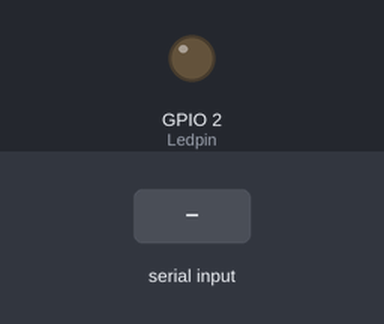
The sketch below on a simulated ESP32. Shown: output pins drawn as LEDs (lit = HIGH). The test bench sets the inputs (shaded band). WiFi joins after 1.5 s; servers stay silent unless stated; what the sketch prints to the serial monitor is not drawn.

Above: at 2.7 s.
2.8 s: "alarm\n" received over the second serial link
At 3.2 s:
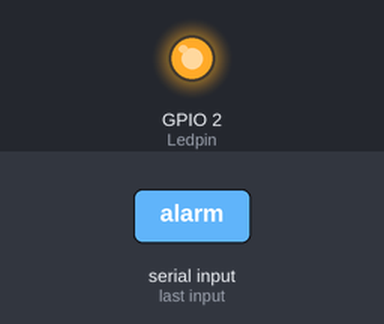
8.3 s: "czuwanie\n" received over the second serial link
At 8.6 s:
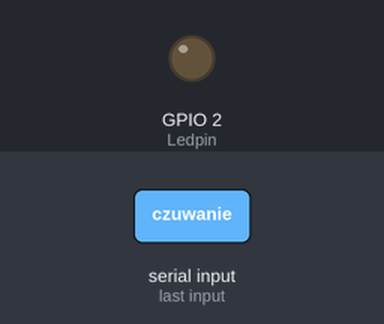
Timing chart, 0 to 11.3 s (numbered marks = the images above; inputs shaded):
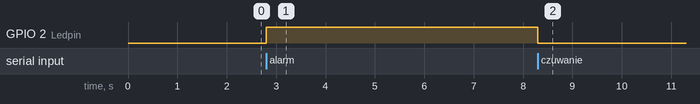

Measured:
- after the input at 2.8 s, GPIO 2 (Ledpin): LOW → HIGH at once
- after the input at 8.3 s, GPIO 2 (Ledpin): HIGH → LOW at once

The sketch:

kod_esp.ino
```cpp
#include <WiFi.h>

#define Rx 16
#define Tx 17

int Ledpin = 2;

const char* ssid = "KSDOM";
const char* password = "password";

WiFiServer server(80);

void setup() {
  Serial.begin(115200);
  Serial2.begin(9600,SERIAL_8N1,Rx,Tx);

  pinMode(Ledpin, OUTPUT);
  digitalWrite(Ledpin, LOW);

  delay(10);

    // We start by connecting to a WiFi network

    Serial.println();
    Serial.println();
    Serial.print("Connecting to ");
    Serial.println(ssid);

    WiFi.begin(ssid, password);

    while (WiFi.status() != WL_CONNECTED) {
        delay(500);
        Serial.print(".");
    }

    Serial.println("");
    Serial.println("WiFi connected.");
    Serial.println("IP address: ");
    Serial.println(WiFi.localIP());

    server.begin();

}

void loop() {
  int tryb = 0; //zmienna definiująca tryb w jakim znajduje się centrala

  while(1){
  String command = Serial2.readStringUntil('\n');

  if(command == "czuwanie")
  {
    tryb = 1;
    digitalWrite(Ledpin, LOW);
    Serial.println("Czuwanie");
  }
  else if(command == "monitorowanie")
  {
    tryb = 2;
    digitalWrite(Ledpin, LOW);
    Serial.println("Monitorowanie\n");
  }
  else if(command == "alarm")
  {
    tryb = 3;
    digitalWrite(Ledpin, HIGH);
    Serial.println("Alarm");
  }

  WiFiClient client = server.available();   // listen for incoming clients

  if (client) {                             // if you get a client,
    Serial.println("New Client.");           // print a message out the serial port
    String currentLine = "";                // make a String to hold incoming data from the client
    while (client.connected()) {            // loop while the client's connected
      if (client.available()) {             // if there's bytes to read from the client,
        char c = client.read();             // read a byte, then
        Serial.write(c);                    // print it out the serial monitor
        if (c == '\n') {                    // if the byte is a newline character

          // if the current line is blank, you got two newline characters in a row.
          // that's the end of the client HTTP request, so send a response:
          if (currentLine.length() == 0) {
            // HTTP headers always start with a response code (e.g. HTTP/1.1 200 OK)
            // and a content-type so the client knows what's coming, then a blank line:
            client.println("HTTP/1.1 200 OK");
            client.println("Content-type:text/html");
            client.println();

            // the content of the HTTP response follows the header:
            client.print("Kliknij <a href=\"/H\">tutaj</a> aby uzbroic alarm.<br>");
            client.print("Kliknij <a href=\"/L\">tutaj</a> aby rozbroic alarm.<br>");
            //client.print("Click <a href=\"/H\">here</a> to turn alarm on.<br>");
            //client.print("Click <a href=\"/L\">here</a> to turn alarm off.<br>");
            if(tryb == 1) {
              client.print("Czuwanie.<br>");
            }
            else if(tryb == 2){
              client.print("Monitorowanie.<br>");
            }
            else if(tryb == 3){
              client.print("Alarm naruszenie.<br>");
            }

            // The HTTP response ends with another blank line:
            client.println();
            // break out of the while loop:
            break;
          } else {    // if you got a newline, then clear currentLine:
            currentLine = "";
          }
        } else if (c != '\r') {  // if you got anything else but a carriage return character,
          currentLine += c;      // add it to the end of the currentLine
        }

        // Check to see if the client request was "GET /H" or "GET /L":
        if (currentLine.endsWith("GET /H")) {
          Serial2.write("lock");  //przeslanie do arduino komunikatu o uzbrojeniu
        }
        if (currentLine.endsWith("GET /L")) {
          Serial2.write("unlock");   //przeslanie do arduino komunikatu o rozbrojeniu
        }
      }
    }
    // close the connection:
    client.stop();
    Serial.println("Client Disconnected.");
  }
  }
}
```
